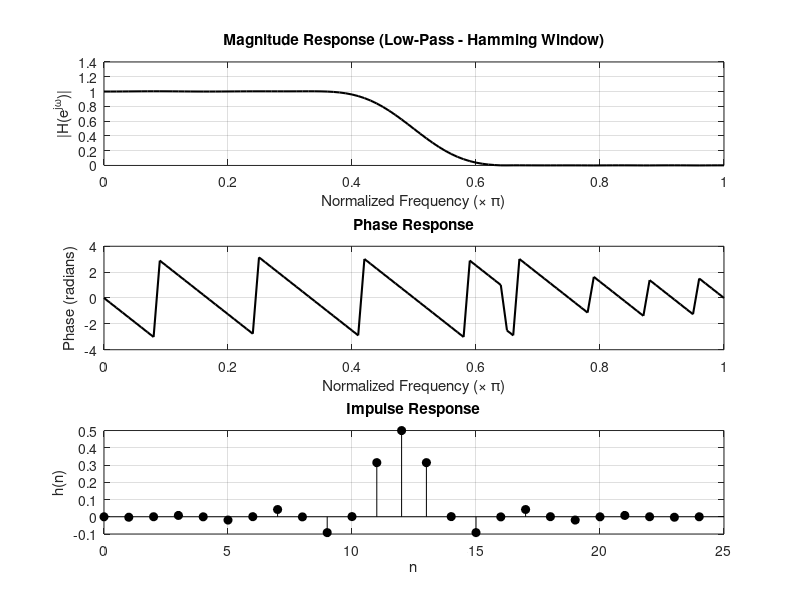

Source code (MATLAB):
clc;
clear;
close all;

% Low-Pass FIR Filter using Hamming Window
wc = 0.5*pi;      % Cutoff frequency
N = 25;           % Filter length

% Normalized cutoff
Wn = wc/pi;

% FIR Low-pass filter
b = fir1(N-1, Wn, 'low', hamming(N));

disp('b = ');
disp(b)

% Frequency response
w = 0:0.01*pi:pi;
h = freqz(b, 1, w);

% ----------- PLOTS ----------------
figure;

% 1. Magnitude Response
subplot(3,1,1);
plot(w/pi, abs(h), 'k', 'LineWidth', 1.5);
xlabel('Normalized Frequency (\times \pi)');
ylabel('|H(e^{j\omega})|');
title('Magnitude Response (Low-Pass - Hamming Window)');
grid on;

% 2. Phase Response
subplot(3,1,2);
plot(w/pi, angle(h), 'k', 'LineWidth', 1.5);
xlabel('Normalized Frequency (\times \pi)');
ylabel('Phase (radians)');
title('Phase Response');
grid on;

% 3. Impulse Response
subplot(3,1,3);
stem(0:length(b)-1, b, 'k', 'filled');
xlabel('n');
ylabel('h(n)');
title('Impulse Response');
grid on;
